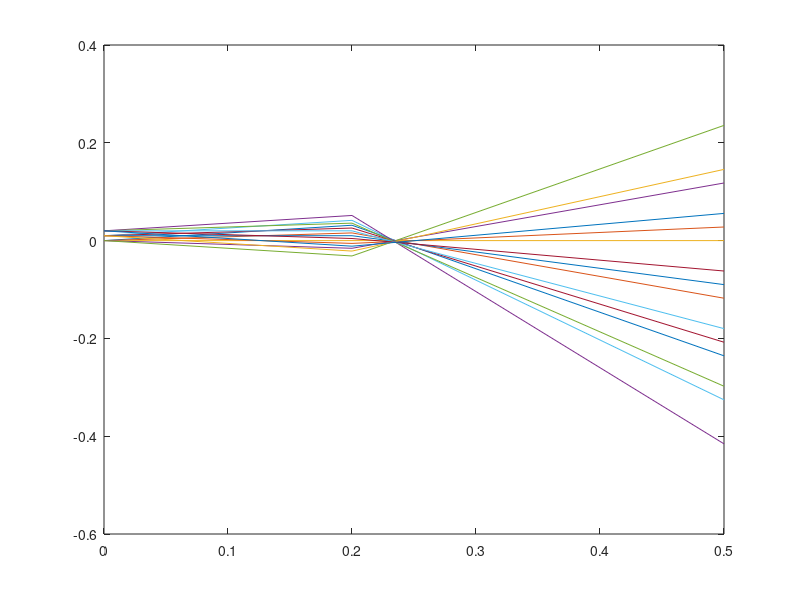

MATLAB code for this plot:
%% File to simulate rays hitting lense

d1 = 0.2;
M1 = [1, d1, 0, 0; 0, 1, 0, 0; 0, 0, 1, d1; 0, 0, 0, 1];

f = 0.03;
M2 = [1, 0, 0, 0; -1/f, 1, 0, 0; 0, 0, 1, 0; 0, 0, -1/f, 1];

d3 = 0.3;
M3 = [1, d3, 0, 0; 0, 1, 0, 0; 0, 0, 1, d3; 0, 0, 0, 1];

M = M3*M2*M1;

% Setup rays for all position 0 ones
ray1 = [0; pi/20; 0; 0];
ray2 = [0; pi/40; 0; 0];
ray3 = [0; 0; 0; 0];
ray4 = [0; -pi/40; 0; 0];
ray5 = [0; -pi/20; 0; 0];

% Rays for 10mm
ray6 = [10*10^-3; pi/20; 0; 0];
ray7 = [10*10^-3; pi/40; 0; 0];
ray8 = [10*10^-3; 0; 0; 0];
ray9 = [10*10^-3; -pi/40; 0; 0];
rayA = [10*10^-3; -pi/20; 0; 0];

% Rays for 20mm
rayB = [20*10^-3; pi/20; 0; 0];
rayC = [20*10^-3; pi/40; 0; 0];
rayD = [20*10^-3; 0; 0; 0];
rayE = [20*10^-3; -pi/40; 0; 0];
rayF = [20*10^-3; -pi/20; 0; 0];

allRays = [ray1, ray2, ray3, ray4, ray5, ray6, ray7, ray8, ray9, rayA, rayB, rayC, rayD, rayE, rayF];

raysOpen = M1*allRays;

raysLense = M2*raysOpen;

raysConverge = M3*raysLense;

plot([0, d1, d1+d3], [allRays(1, :)', raysOpen(1, :)', raysConverge(1, :)']);